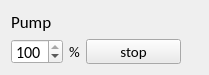
     <widget class="QWidget" name="layoutWidget">
      <property name="geometry">
       <rect>
        <x>30</x>
        <y>370</y>
        <width>209</width>
        <height>61</height>
       </rect>
      </property>
      <layout class="QFormLayout" name="formLayout_7">
       <item row="0" column="0">
        <widget class="QLabel" name="labelPump">
         <property name="font">
          <font>
           <family>Calibri</family>
           <pointsize>13</pointsize>
          </font>
         </property>
         <property name="text">
          <string>Pump</string>
         </property>
        </widget>
       </item>
       <item row="1" column="0">
        <layout class="QFormLayout" name="formLayout_13">
         <item row="0" column="0">
          <widget class="QSpinBox" name="spinBoxPump">
           <property name="sizePolicy">
            <sizepolicy hsizetype="Minimum" vsizetype="Minimum">
             <horstretch>0</horstretch>
             <verstretch>0</verstretch>
            </sizepolicy>
           </property>
           <property name="minimumSize">
            <size>
             <width>20</width>
             <height>20</height>
            </size>
           </property>
           <property name="font">
            <font>
             <family>Calibri</family>
             <pointsize>12</pointsize>
            </font>
           </property>
           <property name="minimum">
            <number>1</number>
           </property>
           <property name="maximum">
            <number>100</number>
           </property>
           <property name="value">
            <number>100</number>
           </property>
          </widget>
         </item>
         <item row="0" column="1">
          <widget class="QLabel" name="labelPercent_3">
           <property name="font">
            <font>
             <family>Calibri</family>
             <pointsize>11</pointsize>
            </font>
           </property>
           <property name="text">
            <string>%</string>
           </property>
          </widget>
         </item>
        </layout>
       </item>
       <item row="1" column="1">
        <widget class="QPushButton" name="buttonPump">
         <property name="sizePolicy">
          <sizepolicy hsizetype="Maximum" vsizetype="Maximum">
           <horstretch>0</horstretch>
           <verstretch>0</verstretch>
          </sizepolicy>
         </property>
         <property name="minimumSize">
          <size>
           <width>0</width>
           <height>0</height>
          </size>
         </property>
         <property name="maximumSize">
          <size>
           <width>95</width>
           <height>25</height>
          </size>
         </property>
         <property name="font">
          <font>
           <family>Calibri</family>
           <pointsize>11</pointsize>
          </font>
         </property>
         <property name="styleSheet">
          <string notr="true">background-color: rgb(235, 235, 235)</string>
         </property>
         <property name="text">
          <string>stop</string>
         </property>
        </widget>
       </item>
      </layout>
     </widget>
